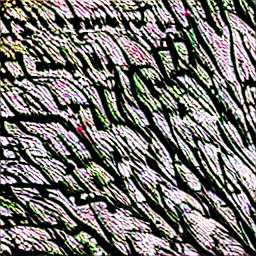
#> input picture covers/finetuned/029.png, 256 x 256 px, found by its file name; its folder holds 4 pictures in this run
$ python exp_customq.py
#> lines starting #> are read from the running program, lines starting #| are printed output that depends on the picture
"""Repair and re-run the three 'recompression with the embedder's own table' conditions of
Robustness.py that failed with a shape error (the inverse-DCT blocks were written back without
being re-assembled into an image). Only that bug is fixed; the protocol is unchanged:
payload = half of each fine-tuned cover's adaptive capacity, messages seed-reproducible."""
import os
for v in ("OMP_NUM_THREADS", "OPENBLAS_NUM_THREADS", "MKL_NUM_THREADS"):
    os.environ.setdefault(v, "1")
import io, sys, random, string, contextlib, importlib.util, concurrent.futures as cf
import numpy as np, pandas as pd, cv2
cv2.setNumThreads(1)
RES = r"F:\Results"
ALPHABET = string.ascii_letters + string.digits + " .,!?"
_D = _R = None

def _load(name, path):
    spec = importlib.util.spec_from_file_location(name, path); m = importlib.util.module_from_spec(spec); spec.loader.exec_module(m); return m

def _init():
    global _D, _R
    _D = _load("DCT_Adaptive", RES + r"\DCT_Adaptive.py"); _R = _load("Robustness", RES + r"\Robustness.py")

def custom_q_fixed(module, img_bgr, quality):
    scale = _R._ijg_scale(quality)
    Qs = np.clip(np.floor((module._Q_TABLE * scale + 50.0) / 100.0), 1, 255)
    Y, Cr, Cb = cv2.split(cv2.cvtColor(img_bgr, cv2.COLOR_BGR2YCrCb))
    blocks, h8, w8 = _R._blockify(Y)
    q = np.round(_R._dct2_batch(blocks - 128.0) / Qs) * Qs
    recon = np.clip(np.round(_R._idct2_batch(q) + 128.0), 0, 255)
    Y_out = Y.copy(); Y_out[:h8, :w8] = _R._deblockify(recon, h8, w8).astype(np.uint8)      # the fix
    return cv2.cvtColor(cv2.merge([Y_out, Cr, Cb]), cv2.COLOR_YCrCb2BGR)

def work(i):
    name = f"{i:03d}.png"; cover = cv2.imread(os.path.join(RES, "finetuned", name))
    with contextlib.redirect_stdout(io.StringIO()):
        cap = _D.get_capacity(cover)
    n_bytes = max(8, int(cap["payload_bits"] * 0.5) // 8)
    msg = "".join(random.Random(777000 + i).choice(ALPHABET) for _ in range(n_bytes))
    bits = [(b >> (7 - k)) & 1 for b in msg.encode() for k in range(8)]
    Y = cv2.split(cv2.cvtColor(cover, cv2.COLOR_BGR2YCrCb))[0]
    blocks, _, _ = _D._to_blocks(Y)
    with contextlib.redirect_stdout(io.StringIO()):
        K = _D._compute_K(blocks); stego = _D.embed(cover, msg)
    slot = _D._build_slot_order(K, *blocks.shape[:2])
    rows = []
    for label, fn in (("none", lambda s: s.copy()), ("customQ_QF90", lambda s: custom_q_fixed(_D, s, 90)),
                      ("customQ_QF70", lambda s: custom_q_fixed(_D, s, 70)), ("customQ_QF50", lambda s: custom_q_fixed(_D, s, 50))):
        d = fn(stego)
        hdr = _R.header_survives(_D, d)[0]
        ber = _R.bit_error_rate(bits, _R.read_payload_bits_at(_D, d, slot, len(bits)))
        try:
            with contextlib.redirect_stdout(io.StringIO()):
                ok = (_D.extract(d) == msg)
        except Exception:
            ok = False
        rows.append({"image": name, "condition": label, "K": K, "n_bits": len(bits), "header_intact": bool(hdr), "bit_accuracy": 1 - ber, "exact": bool(ok)})
    return rows

if __name__ == "__main__":
    rows = []
    with cf.ProcessPoolExecutor(max_workers=10, initializer=_init) as ex:
        for k, r in enumerate(ex.map(work, range(400))):
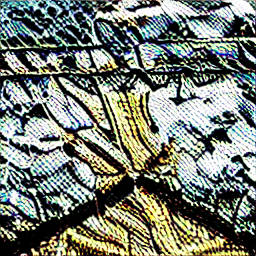
#> input picture covers/finetuned/051.png, 256 x 256 px, found by its file name
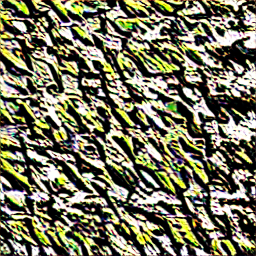
#> input picture covers/finetuned/089.png, 256 x 256 px, found by its file name
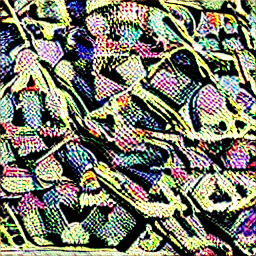
#> input picture covers/finetuned/112.png, 256 x 256 px, found by its file name
#> (the run stopped early here; a loop or call above may not have finished)
